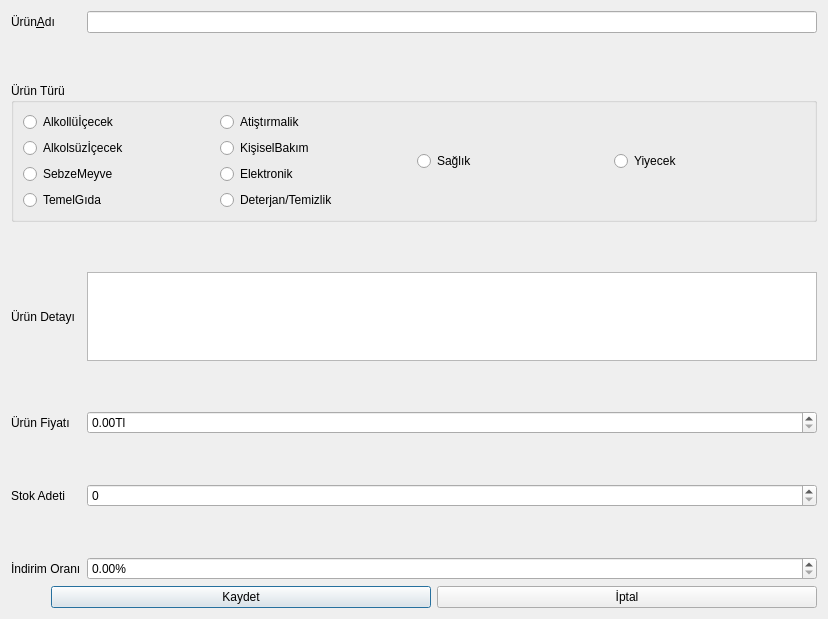
<?xml version="1.0" encoding="UTF-8"?>
<ui version="4.0">
 <class>MYeniUrunTanimlamaFormu</class>
 <widget class="QDialog" name="MYeniUrunTanimlamaFormu">
  <property name="geometry">
   <rect>
    <x>0</x>
    <y>0</y>
    <width>828</width>
    <height>619</height>
   </rect>
  </property>
  <property name="minimumSize">
   <size>
    <width>600</width>
    <height>500</height>
   </size>
  </property>
  <property name="maximumSize">
   <size>
    <width>1000</width>
    <height>700</height>
   </size>
  </property>
  <property name="windowTitle">
   <string>Dialog</string>
  </property>
  <layout class="QVBoxLayout" name="verticalLayout_3">
   <item>
    <layout class="QGridLayout" name="gridLayout" rowstretch="0,0,0,0,0,0" columnstretch="0,0">
     <property name="verticalSpacing">
      <number>50</number>
     </property>
     <item row="3" column="0">
      <widget class="QLabel" name="lblUrunFiyati">
       <property name="text">
        <string>Ürün Fiyatı</string>
       </property>
       <property name="buddy">
        <cstring>dsbUrunFiyati</cstring>
       </property>
      </widget>
     </item>
     <item row="2" column="1">
      <widget class="QPlainTextEdit" name="pteUrunDetayi"/>
     </item>
     <item row="2" column="0">
      <widget class="QLabel" name="lblUrunDetayi">
       <property name="text">
        <string>Ürün Detayı</string>
       </property>
       <property name="buddy">
        <cstring>pteUrunDetayi</cstring>
       </property>
      </widget>
     </item>
     <item row="0" column="0">
      <widget class="QLabel" name="lblUrunAdi">
       <property name="text">
        <string>Ürün&amp;Adı</string>
       </property>
       <property name="buddy">
        <cstring>leUrunAdi</cstring>
       </property>
      </widget>
     </item>
     <item row="4" column="0">
      <widget class="QLabel" name="lblStokAdeti">
       <property name="text">
        <string>Stok Adeti</string>
       </property>
       <property name="buddy">
        <cstring>sbStokAdeti</cstring>
       </property>
      </widget>
     </item>
     <item row="4" column="1">
      <widget class="QSpinBox" name="sbStokAdeti">
       <property name="maximum">
        <number>100000000</number>
       </property>
      </widget>
     </item>
     <item row="5" column="0">
      <widget class="QLabel" name="lbIndirimOrani">
       <property name="text">
        <string>İndirim Oranı</string>
       </property>
       <property name="buddy">
        <cstring>dsbIndirimOrani</cstring>
       </property>
      </widget>
     </item>
     <item row="3" column="1">
      <widget class="QDoubleSpinBox" name="dsbUrunFiyati">
       <property name="suffix">
        <string>Tl</string>
       </property>
       <property name="minimum">
        <double>0.000000000000000</double>
       </property>
       <property name="maximum">
        <double>100000.990000000005239</double>
       </property>
       <property name="value">
        <double>0.000000000000000</double>
       </property>
      </widget>
     </item>
     <item row="5" column="1">
      <widget class="QDoubleSpinBox" name="dsbIndirimOrani">
       <property name="suffix">
        <string>%</string>
       </property>
       <property name="maximum">
        <double>100000.000000000000000</double>
       </property>
      </widget>
     </item>
     <item row="1" column="0" colspan="2">
      <widget class="QGroupBox" name="grpUrunTuru">
       <property name="title">
        <string>Ürün Türü</string>
       </property>
       <layout class="QHBoxLayout" name="horizontalLayout">
        <item>
         <layout class="QVBoxLayout" name="verticalLayout_2">
          <item>
           <widget class="QRadioButton" name="rbAlkolluIcecek">
            <property name="text">
             <string>Alkollüİçecek</string>
            </property>
           </widget>
          </item>
          <item>
           <widget class="QRadioButton" name="rbAlkolsuzIcecek">
            <property name="text">
             <string>Alkolsüzİçecek</string>
            </property>
           </widget>
          </item>
          <item>
           <widget class="QRadioButton" name="rbSebzeMeyve">
            <property name="text">
             <string>SebzeMeyve</string>
            </property>
           </widget>
          </item>
          <item>
           <widget class="QRadioButton" name="rbTemelGida">
            <property name="text">
             <string>TemelGıda</string>
            </property>
           </widget>
          </item>
         </layout>
        </item>
        <item>
         <layout class="QVBoxLayout" name="verticalLayout">
          <item>
           <widget class="QRadioButton" name="rbAtistirmalik">
            <property name="text">
             <string>Atiştırmalik</string>
            </property>
           </widget>
          </item>
          <item>
           <widget class="QRadioButton" name="rbKisiselBakim">
            <property name="text">
             <string>KişiselBakım</string>
            </property>
           </widget>
          </item>
          <item>
           <widget class="QRadioButton" name="rbElektronik">
            <property name="text">
             <string>Elektronik</string>
            </property>
           </widget>
          </item>
          <item>
           <widget class="QRadioButton" name="rbDeterjan">
            <property name="text">
             <string>Deterjan/Temizlik</string>
            </property>
           </widget>
          </item>
         </layout>
        </item>
        <item>
         <widget class="QRadioButton" name="rbSaglik">
          <property name="text">
           <string>Sağlık</string>
          </property>
         </widget>
        </item>
        <item>
         <widget class="QRadioButton" name="rbYiyecek">
          <property name="text">
           <string>Yiyecek</string>
          </property>
         </widget>
        </item>
       </layout>
      </widget>
     </item>
     <item row="0" column="1">
      <widget class="QLineEdit" name="leUrunAdi"/>
     </item>
    </layout>
   </item>
   <item>
    <layout class="QHBoxLayout" name="horizontalLayout_2" stretch="0,1,1">
     <item>
      <spacer name="horizontalSpacer">
       <property name="orientation">
        <enum>Qt::Horizontal</enum>
       </property>
       <property name="sizeHint" stdset="0">
        <size>
         <width>40</width>
         <height>20</height>
        </size>
       </property>
      </spacer>
     </item>
     <item>
      <widget class="QPushButton" name="btnKaydet">
       <property name="text">
        <string>Kaydet</string>
       </property>
      </widget>
     </item>
     <item>
      <widget class="QPushButton" name="btnIptal">
       <property name="text">
        <string>İptal</string>
       </property>
      </widget>
     </item>
    </layout>
   </item>
  </layout>
 </widget>
 <tabstops>
  <tabstop>leUrunAdi</tabstop>
  <tabstop>rbAlkolluIcecek</tabstop>
  <tabstop>rbAlkolsuzIcecek</tabstop>
  <tabstop>rbSebzeMeyve</tabstop>
  <tabstop>rbTemelGida</tabstop>
  <tabstop>rbAtistirmalik</tabstop>
  <tabstop>rbKisiselBakim</tabstop>
  <tabstop>rbElektronik</tabstop>
  <tabstop>rbDeterjan</tabstop>
  <tabstop>rbSaglik</tabstop>
  <tabstop>rbYiyecek</tabstop>
  <tabstop>pteUrunDetayi</tabstop>
  <tabstop>dsbUrunFiyati</tabstop>
  <tabstop>sbStokAdeti</tabstop>
  <tabstop>dsbIndirimOrani</tabstop>
  <tabstop>btnKaydet</tabstop>
  <tabstop>btnIptal</tabstop>
 </tabstops>
 <resources/>
 <connections>
  <connection>
   <sender>btnIptal</sender>
   <signal>clicked()</signal>
   <receiver>MYeniUrunTanimlamaFormu</receiver>
   <slot>close()</slot>
   <hints>
    <hint type="sourcelabel">
     <x>628</x>
     <y>592</y>
    </hint>
    <hint type="destinationlabel">
     <x>413</x>
     <y>309</y>
    </hint>
   </hints>
  </connection>
 </connections>
</ui>
